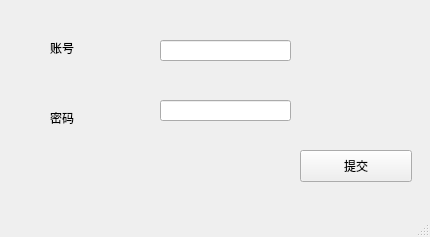
<?xml version="1.0" encoding="UTF-8"?>
<ui version="4.0">
 <class>RegistWindow</class>
 <widget class="QMainWindow" name="RegistWindow">
  <property name="geometry">
   <rect>
    <x>0</x>
    <y>0</y>
    <width>430</width>
    <height>237</height>
   </rect>
  </property>
  <property name="windowTitle">
   <string>MainWindow</string>
  </property>
  <widget class="QWidget" name="centralwidget">
   <widget class="QLabel" name="label">
    <property name="geometry">
     <rect>
      <x>50</x>
      <y>40</y>
      <width>58</width>
      <height>16</height>
     </rect>
    </property>
    <property name="text">
     <string>账号</string>
    </property>
   </widget>
   <widget class="QLabel" name="label_2">
    <property name="geometry">
     <rect>
      <x>50</x>
      <y>110</y>
      <width>58</width>
      <height>16</height>
     </rect>
    </property>
    <property name="text">
     <string>密码</string>
    </property>
   </widget>
   <widget class="QPushButton" name="sub_btn">
    <property name="geometry">
     <rect>
      <x>300</x>
      <y>150</y>
      <width>112</width>
      <height>32</height>
     </rect>
    </property>
    <property name="text">
     <string>提交</string>
    </property>
   </widget>
   <widget class="QLineEdit" name="account">
    <property name="geometry">
     <rect>
      <x>160</x>
      <y>40</y>
      <width>131</width>
      <height>21</height>
     </rect>
    </property>
   </widget>
   <widget class="QLineEdit" name="password">
    <property name="geometry">
     <rect>
      <x>160</x>
      <y>100</y>
      <width>131</width>
      <height>21</height>
     </rect>
    </property>
   </widget>
  </widget>
  <widget class="QMenuBar" name="menubar">
   <property name="geometry">
    <rect>
     <x>0</x>
     <y>0</y>
     <width>430</width>
     <height>22</height>
    </rect>
   </property>
  </widget>
  <widget class="QStatusBar" name="statusbar"/>
 </widget>
 <resources/>
 <connections/>
</ui>
